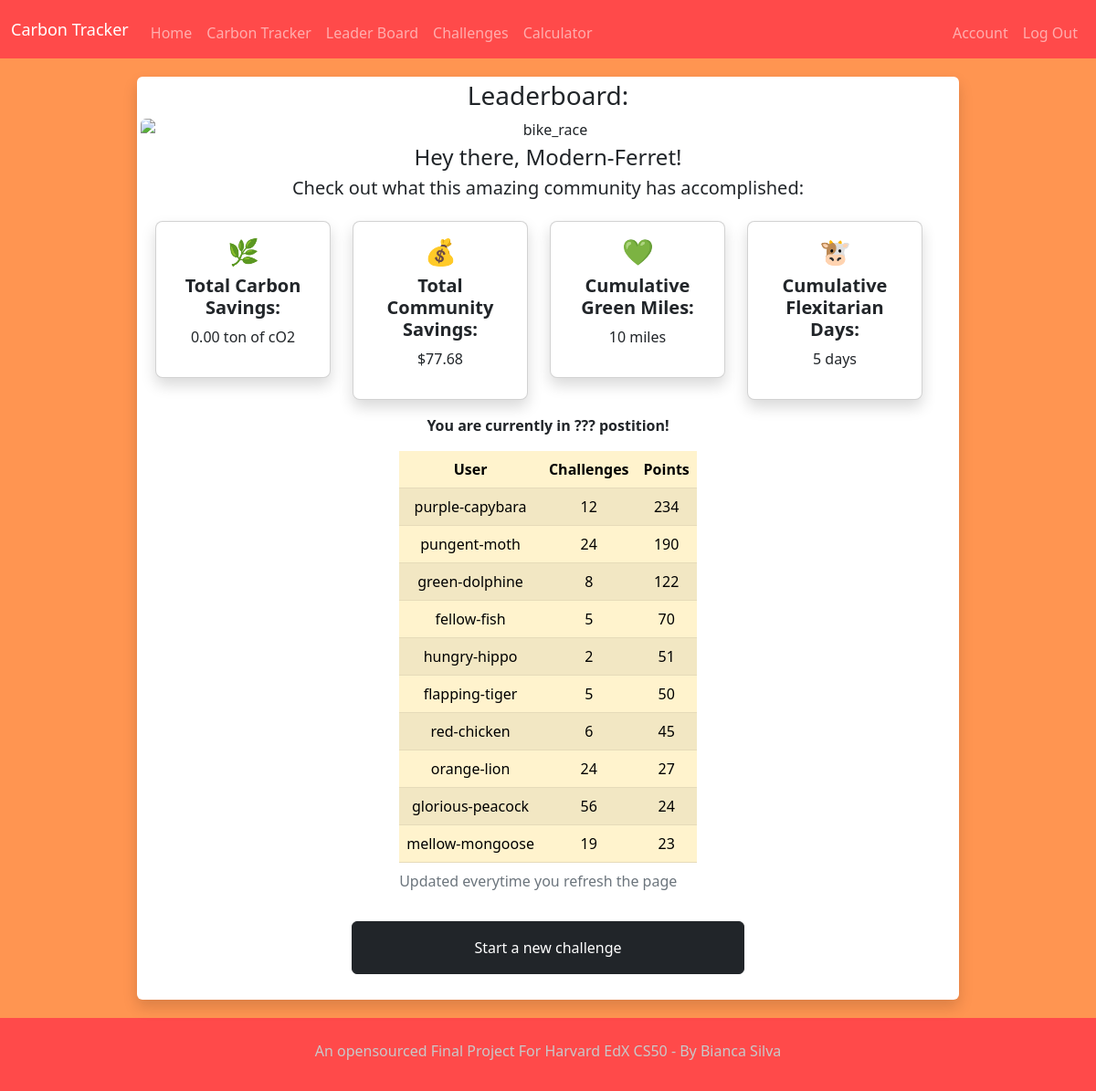
/leaderboard (signed in), run on the app's committed database.
### tables this page shows
CREATE TABLE users (id INTEGER PRIMARY KEY AUTOINCREMENT NOT NULL, name TEXT NOT NULL, email TEXT NOT NULL, leaderboardname TEXT NOT NULL, hash TEXT NOT NULL, datejoined DATETIME DEFAULT CURRENT_TIMESTAMP);

CREATE TABLE leaderboard (id INTEGER PRIMARY KEY AUTOINCREMENT NOT NULL, user_id INTEGER NOT NULL, leaderboardname TEXT NOT NULL, challenges NUMERIC, green_miles NUMERIC, carbon_saved NUMERIC, plastic_saved NUMERIC, total_points NUMERIC);

### app.py (the view)
@app.route("/leaderboard", methods=["GET", "POST"])
@login_required
def leaderboard():
  if request.method == "POST":
    print("Hey, it's post time")
    return redirect("/leaderboard")
  else:
    print("Hey, it's GET time, get it?")
    check_name = db.execute("SELECT leaderboardname FROM users WHERE id=?", session.get("user_id"))
    for item in check_name:
      leaderboardname = item['leaderboardname']
    carbon_savings_total = db.execute("SELECT SUM(carbon_savings) FROM trackers")
    print("Total carbon saved so far", carbon_savings_total)
    for item in carbon_savings_total:
      total_carbon_saved = item['SUM(carbon_savings)']
    total_carbon_saved = (co2(float(total_carbon_saved))).replace("per year", "")
    print("Total carbon saved from db: ", total_carbon_saved)
    money_savings_total = db.execute("SELECT SUM(saved_money) FROM trackers")
    for item in money_savings_total:
      total_money_saved = item['SUM(saved_money)']
    total_money_saved = str(total_money_saved)
    total_money_saved = "$" + total_money_saved
    plastic_saved = db.execute("SELECT SUM(saved_plastic) FROM trackers")
    print("Plastic saved: ", plastic_saved)
    for item in plastic_saved:
      total_plastic_saved = item['SUM(saved_plastic)']
    print("Plastic saved in db: ", total_plastic_saved)
    water_saved = db.execute("SELECT SUM(saved_water) FROM trackers")
    print("Water saved: ", water_saved)
    for item in water_saved:
      total_water_saved = item['SUM(saved_water)']
    print("Total community water savings: ", total_water_saved)
    miles_walked_biked = db.execute("SELECT SUM(miles_walk_bike) FROM trackers")
    print("Miles walked or biked: ", miles_walked_biked)
    for item in miles_walked_biked:
      total_miles = item['SUM(miles_walk_bike)']
    total_miles = str(total_miles)
    total_miles = total_miles + " miles"
    flexitarian_db = db.execute("SELECT SUM(less_beef), SUM(less_chicken), SUM(less_pork) FROM trackers")
    for item in flexitarian_db:
      beef_flex = item["SUM(less_beef)"]
      chicken_flex = item['SUM(less_chicken)']
      pork_flex = item['SUM(less_pork)']
    total_flex = int(beef_flex) + int(chicken_flex) + int(pork_flex)
    total_flex = str(total_flex)
    total_flex = total_flex + " days"
    print("FLEXITARIAN: ", total_flex)
    leaders = db.execute("SELECT leaderboardname, challenges, total_points FROM leaderboard ORDER BY total_points DESC LIMIT 10")
    print("LEADERS: ", leaders)
    for leader in leaders:
      leadingname = leader['leaderboardname']
      challenges = leader['challenges']
      totalpoints = leader['total_points']
    find_leader = db.execute("SELECT leaderboardname, total_points FROM leaderboard ORDER BY total_points DESC LIMIT 1")
    print("AND THE LEADER IS: ", find_leader)
    find_current_position = db.execute("SELECT * FROM leaderboard ")
    print("FIND CURRENT POSITION: ", find_current_position)
    everything_but_the_kitchen_sink = db.execute("SELECT * FROM leaderboard WHERE user_id=10")
    print("Kitchen Sink: ", everything_but_the_kitchen_sink)
    return render_template("/leaderboard.html", leaders=leaders, leadingname=leadingname, challenges=challenges, totalpoints=totalpoints, flexitarian=total_flex, greenmiles=total_miles, dollarsavings=total_money_saved, carbonsavings=total_carbon_saved, leaderboardname=leaderboardname)

### app.py (called while the page is built)
@app.after_request
def after_request(response):
  response.headers["Cache-control"] = "no-cache, no-store, must-revalidate"
  response.headers["Expires"] = 0
  response.headers["Pragma"] = "no-cache"
  return response

### helpers.py (called while the page is built)
def login_required(f):
    @wraps(f)
    def decorated_function(*args, **kwargs):
      if session.get("user_id") is None:
        return redirect("/login")
      return f(*args, **kwargs)
    return decorated_function

def co2(value):
  tons = value / 1000
  if tons > 1:
    return f"{tons:,.2f} tons of cO2 per year"
  else:
    return f"{tons:,.2f} ton of cO2 per year"

### templates/leaderboard.html (shortened to what this page needs)
{% extends "layout.html" %}
{% block main %}
<form action="/leaderboard" method="get">
  <div class="card body rounded-2 shadow p-1 border-0 m-1 justify-content-center mx-auto w-75">
 <h3>Leaderboard:</h3>
 <img class="img-fluid rounded-2 mb-1" src="/static/bike_race.jpg" mx-auto w-auto alt="bike_race"/>
    <h4>Hey there, {{leaderboardname}}!</h4>
    <h5>Check out what this amazing community has accomplished:</h5>
    <div class="card-body">
<div class="row">
  <div class="col-auto mb-2">
    <div class="d-flex">
      <div class="card shadow rounded-3" style="width: 12rem;">
        <div class="card-body">
          <h3>🌿</h3>
            <h5 class="card-title"><b>Total Carbon Savings:</b></h5>
            <p>{{carbonsavings}}</p>
        </div>
      </div>
    </div>
  </div>
  <div class="col-auto mb-2">
    <div class="d-flex">
      <div class="card shadow rounded-3" style="width: 12rem;">
        <div class="card-body">
          <h3>💰</h3>
            <h5 class="card-title"><b>Total Community Savings:</b></h5>
            <p>{{dollarsavings}}</p>
        </div>
      </div>
    </div>
  </div>
  <div class="col-auto mb-2">
    <div class="d-flex">
      <div class="card shadow rounded-3" style="width: 12rem;">
        <div class="card-body">
          <h3>💚</h3>
            <h5 class="card-title"><b>Cumulative Green Miles:</b></h5>
            <p>{{greenmiles}}</p>
        </div>
      </div>
    </div>
  </div>
  <div class="col-auto mb-2">
    <div class="d-flex">
      <div class="card shadow rounded-3" style="width: 12rem;">
        <div class="card-body">
          <h3>🐮</h3>
            <h5 class="card-title"><b>Cumulative Flexitarian Days:</b></h5>
            <p>{{flexitarian}}</p>
        </div>
      </div>
    </div>
  </div>
      <p class="mt-2"><b>You are currently in ??? postition!</b></p>
      <table class="table table-striped table-warning table-hover table-responsive mx-auto w-auto">
        <caption>Updated everytime you refresh the page</caption>
      <thead>
        <tr>
          <th scope="col">User</th>
          <th scope="col">Challenges</th>
          <th scope="col">Points</th>
        </tr>
      </thead>
      <tbody>
        {% for leader in leaders %}
        <tr>
          {% for key, values in leader.items() %}
          <td>{{values}}</td>
          {% endfor %}
        </tr>
        {% endfor%}
      </tbody>
      </table>
    </form>
      <form action="/challenges" method="post">
        <button class="btn btn-dark m-2 p-3 col-6">Start a new challenge</button>
      </form>
{% endblock %}

### templates/layout.html (shortened to what this page needs)
<!DOCTYPE html>
<html lang="en">
<head>
</head>
    <link href="https://cdn.jsdelivr.net/npm/bootstrap@5.2.1/dist/css/bootstrap.min.css" rel="stylesheet">
   <link href="/static/styles.css" rel="stylesheet">
</head>
<body>
  <nav class="bg-dark border navbar navbar-expand-md navbar-dark border-0">
    <div class="container-fluid">
        <a class="navbar-brand" href="/">Carbon Tracker</a>
        <div class="collapse navbar-collapse" id="navbar">
            {% if session["user_id"] %}
                <ul class="navbar-nav me-auto mt-2">
                    <li class="nav-item"><a class="nav-link" href="/homeuser">Home</a></li>
                    <li class="nav-item"><a class="nav-link" href="/trackershopping">Carbon Tracker</a></li>
                    <li class="nav-item"><a class="nav-link" href="/leaderboard">Leader Board</a></li>
                    <li class="nav-item"><a class="nav-link" href="/challenges">Challenges</a></li>
                    <li class="nav-item"><a class="nav-link" href="/calculator">Calculator</a></li>
                </ul>
                <ul class="navbar-nav ms-auto mt-2">
                  <li class="nav-item"><a class="nav-link" href="/account">Account</a></li>
                    <li class="nav-item"><a class="nav-link" href="/logout">Log Out</a></li>
                </ul>
            {% endif %}
        </div>
    </div>
</nav>
<main class="container-fluid py-3 ps-0 pe-0 text-center orange">
    {% block main %}{% endblock %}
</main>
<footer class="bg-dark border navbar-dark navbar-fixed-bottom p-3 border-0">
    <p class="text-center mt-2" id="credit">An opensourced Final Project For Harvard EdX CS50 - By Bianca Silva</p>
</footer>
</body>
</html>
</body>
</html>

### static/styles.css (style rules this page uses)
a { color: #212529; }
body { background-color: #FF9551; }
nav .navbar-brand { font-size: large; }
.orange { background-color: #FF9551; }
#credit { color: #C8C8C9; }
.navbar-dark { background-color: #FF4A4A !important; }

### data on the page
users: leaderboardname "Modern-Ferret"
leaderboard: leaderboardname "purple-capybara", leader "12" "234"
leaderboard: leaderboardname "pungent-moth", leader "24" "190"
leaderboard: leaderboardname "green-dolphine", leader "8" "122"
leaderboard: leaderboardname "fellow-fish", leader "5" "70"
leaderboard: leaderboardname "hungry-hippo", leader "2" "51"
leaderboard: leaderboardname "flapping-tiger", leader "5" "50"
leaderboard: leaderboardname "red-chicken", leader "6" "45"
leaderboard: leaderboardname "orange-lion", leader "24" "27"
leaderboard: leaderboardname "glorious-peacock", leader "56" "24"
leaderboard: leaderboardname "mellow-mongoose", leader "19" "23"

### other printed values
{{ carbonsavings }} "0.00 ton of cO2"
{{ dollarsavings }} "$77.68"
{{ greenmiles }} "10 miles"
{{ flexitarian }} "5 days"
